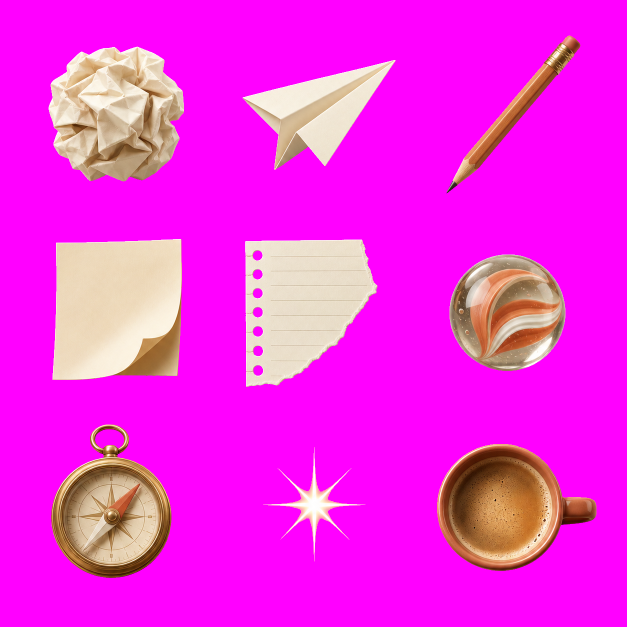
#> input picture source-assets/prop-sheets/01-your-idea-props.png, 1254 x 1254 px (shown at 1/2 size); its folder holds only this picture in this run
$ python extract-intro-props.py
#> lines starting #> are read from the running program, lines starting #| are printed output that depends on the picture
#> in main, sheet is the input picture: PIL image 1254x1254 RGB; mean R, G, B 243.4, 41.8, 228.4
#!/usr/bin/env python3
"""Extract Buildanta intro props from the approved 3x3 chroma-key sheets.

The script is deterministic and intentionally does not depend on hand-tuned
crop coordinates. It:

* splits each source sheet from calculated thirds;
* samples the flat magenta from every cell border;
* removes border-connected chroma plus exact enclosed backdrop holes;
* builds a soft alpha matte and reconstructs/despills edge colours;
* trims, pads, centres, and exports alpha-capable WebP cutouts;
* validates all outputs and writes a QA contact sheet/report outside src/.

Install the pinned dependency, then run from the project root:

    python -m pip install -r scripts/requirements-intro-props.txt
    python scripts/extract-intro-props.py
"""

from __future__ import annotations

import argparse
import hashlib
import json
import math
from collections import deque
from dataclasses import dataclass
from pathlib import Path
from statistics import median
from typing import Iterable, Sequence

from PIL import Image, ImageDraw, ImageFont, ImageOps


PROJECT_ROOT = Path(__file__).resolve().parents[1]
WORKSPACE_ROOT = PROJECT_ROOT.parent
DEFAULT_SOURCE_DIR = PROJECT_ROOT / "source-assets" / "prop-sheets"
DEFAULT_OUTPUT_DIR = PROJECT_ROOT / "src" / "assets" / "intro" / "props"
DEFAULT_QA_DIR = WORKSPACE_ROOT / "outputs" / "qa"


@dataclass(frozen=True)
class Sheet:
    act: str
    filename: str
    names: tuple[str, ...]


SHEETS: tuple[Sheet, ...] = (
    Sheet(
        "idea",
        "01-your-idea-props.png",
        (
            "idea-paper-ball",
            "idea-paper-plane",
            "idea-pencil",
            "idea-sticky-note",
            "idea-notebook-corner",
            "idea-glass-marble",
            "idea-brass-compass",
            "idea-light-spark",
            "idea-coffee-cup",
        ),
    ),
    Sheet(
        "code",
        "02-we-code-props.png",
        (
            "code-keycap-brace",
            "code-keycap-semicolon",
            "code-keycap-slash",
            "code-cursor-bar",
            "code-silicon-chip",
            "code-cable-connector",
            "code-terminal-panel",
            "code-git-branch",
            "code-glass-card-stack",
        ),
    ),
    Sheet(
        "market",
        "03-we-market-props-v2.png",
        (
            "market-bar-chart",
            "market-line-graph",
            "market-pie-segment",
            "market-avatar-card",
            "market-heart-reaction",
            "market-speech-bubble",
            "market-price-tag",
            "market-smartphone-chart",
            "market-shopping-bag",
        ),
    ),
    Sheet(
        "consult",
        "04-we-consult-props.png",
        (
            "consult-clipboard",
            "consult-fountain-pen",
            "consult-spectacles",
            "consult-folded-document",
            "consult-chess-knight",
            "consult-brass-compass",
            "consult-river-stones",
            "consult-coffee-cup",
            "consult-magnifying-glass",
        ),
    ),
)


def sha256(path: Path) -> str:
    digest = hashlib.sha256()
    with path.open("rb") as handle:
        for block in iter(lambda: handle.read(1024 * 1024), b""):
            digest.update(block)
    return digest.hexdigest()


# [38 lines left out: functions percentile, border_pixels, sample_chroma, not called in this run]


def smoothstep(value: float) -> float:
    value = min(1.0, max(0.0, value))
    return value * value * (3.0 - 2.0 * value)


def build_cutout(cell: Image.Image) -> tuple[Image.Image, dict[str, object]]:
    """Return an RGBA cutout and extraction diagnostics for one grid cell."""

    source = cell.convert("RGB")
    width, height = source.size
    pixels = list(source.get_flattened_data())
    chroma, border_noise = sample_chroma(source)

    # The sheets have a flat, saturated-magenta backdrop. The adaptive core
    # threshold handles tiny encoding noise; the wider soft threshold handles
    # antialiasing without accepting solid plum/coral objects as background.
    core = max(10.0, min(28.0, border_noise * 3.0 + 8.0))
    soft = max(176.0, core + 120.0)
    red_floor = max(0, chroma[0] - 116)
    blue_floor = max(0, chroma[2] - 116)
    green_ceiling = min(255, chroma[1] + 184)

    distances = [
        math.sqrt(
            (red - chroma[0]) ** 2
            + (green - chroma[1]) ** 2
            + (blue - chroma[2]) ** 2
        )
        for red, green, blue in pixels
    ]
    candidates = bytearray(
        int(
            distance <= soft
            and red >= red_floor
            and blue >= blue_floor
            and green <= green_ceiling
        )
        for (red, green, blue), distance in zip(pixels, distances)
    )

    # Start with the physical cell border. Exact-chroma seeds elsewhere clear
    # deliberate enclosed backdrop holes (spectacle lenses, tag holes, etc.)
    # without globally deleting merely pink or purple object pixels.
    visited = bytearray(width * height)
    queue: deque[int] = deque()

    # [4 lines left out: function seed, not called in this run]

    for x in range(width):
        seed(x)
        seed((height - 1) * width + x)
    for y in range(height):
        seed(y * width)
        seed(y * width + width - 1)
    for index, distance in enumerate(distances):
        if distance <= core:
            seed(index)

    while queue:
        index = queue.popleft()
        x = index % width
        if index >= width:
            seed(index - width)
        if index < width * (height - 1):
            seed(index + width)
        if x:
            seed(index - 1)
        if x < width - 1:
            seed(index + 1)

    rgba: list[tuple[int, int, int, int]] = []
    partial_count = 0
    transparent_count = 0
    for index, (red, green, blue) in enumerate(pixels):
        if not visited[index]:
            rgba.append((red, green, blue, 255))
            continue

        distance = distances[index]
        if distance <= core:
            rgba.append((0, 0, 0, 0))
            transparent_count += 1
            continue

        alpha_fraction = smoothstep((distance - core) / (soft - core))
        alpha = max(0, min(255, round(alpha_fraction * 255)))
        if alpha <= 1:
            rgba.append((0, 0, 0, 0))
            transparent_count += 1
            continue

        # Reconstruct the foreground colour from its blend over the sampled
        # chroma. This is the despill step and is less destructive to coral,
        # brass, and plum than suppressing red/blue channels globally.
        safe_alpha = max(0.06, alpha / 255.0)
        out_channels = []
        for observed, backdrop in zip((red, green, blue), chroma):
            value = (observed - (1.0 - safe_alpha) * backdrop) / safe_alpha
            out_channels.append(max(0, min(255, round(value))))
        rgba.append((*out_channels, alpha))
        partial_count += 1

    result = Image.new("RGBA", (width, height))
    result.putdata(rgba)
    return result, {
        "sampled_chroma": list(chroma),
        "border_noise_p95": round(border_noise, 3),
        "core_threshold": round(core, 3),
        "soft_threshold": round(soft, 3),
        "background_pixels": transparent_count,
        "soft_edge_pixels": partial_count,
    }


# [290 lines left out: functions remove_stray_components, alpha_bbox, trim_pad_center, largest_component, validate_cutout, make_checkerboard and 2 more, not called in this run]


def split_cell(sheet: Image.Image, index: int) -> Image.Image:
#> called with index = 0
    row, column = divmod(index, 3)
    width, height = sheet.size
#> width = 1254; height = 1254
    left = column * width // 3
#> left = 0
    right = (column + 1) * width // 3
#> right = 418
    top = row * height // 3
#> top = 0
    bottom = (row + 1) * height // 3
#> bottom = 418
    return sheet.crop((left, top, right, bottom))
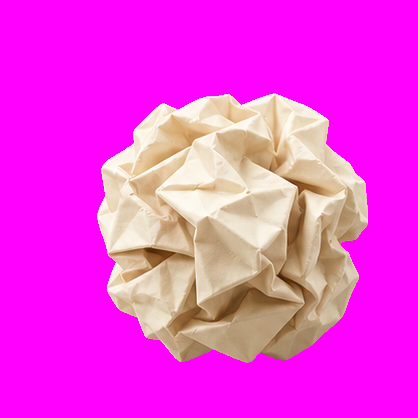
#> returned value: PIL image 418x418 RGB; mean R, G, B 240.2, 61.1, 222.6


def parse_args() -> argparse.Namespace:
    parser = argparse.ArgumentParser(description=__doc__)
    parser.add_argument("--source-dir", type=Path, default=DEFAULT_SOURCE_DIR)
    parser.add_argument("--output-dir", type=Path, default=DEFAULT_OUTPUT_DIR)
    parser.add_argument("--qa-dir", type=Path, default=DEFAULT_QA_DIR)
    parser.add_argument("--max-size", type=int, default=512)
    parser.add_argument("--padding-ratio", type=float, default=0.10)
    parser.add_argument("--quality", type=int, default=92)
    return parser.parse_args()


def main() -> int:
    args = parse_args()
    if not 64 <= args.max_size <= 2048:
        raise SystemExit("--max-size must be between 64 and 2048")
    if not 0.08 <= args.padding_ratio <= 0.12:
        raise SystemExit("--padding-ratio must be between 0.08 and 0.12")
    if not 1 <= args.quality <= 100:
        raise SystemExit("--quality must be between 1 and 100")

    records: list[dict[str, object]] = []
    source_records: list[dict[str, object]] = []

    for sheet_spec in SHEETS:
        source_path = args.source_dir / sheet_spec.filename
        if not source_path.is_file():
            raise FileNotFoundError(f"Missing source sheet: {source_path}")

        sheet = Image.open(source_path).convert("RGB")
        if sheet.width != sheet.height:
            raise ValueError(f"Source sheet must be square: {source_path}")
        source_records.append(
            {
                "act": sheet_spec.act,
                "path": str(source_path.resolve()),
                "dimensions": list(sheet.size),
                "sha256": sha256(source_path),
            }
        )
        act_output = args.output_dir / sheet_spec.act
        act_output.mkdir(parents=True, exist_ok=True)

        for index, name in enumerate(sheet_spec.names):
            cell = split_cell(sheet, index)
            keyed, extraction = build_cutout(cell)
            keyed, component_cleanup = remove_stray_components(keyed)
            extraction["component_cleanup"] = component_cleanup
            finished, geometry = trim_pad_center(
                keyed, args.padding_ratio, args.max_size
            )
            output_path = act_output / f"{name}.webp"
            finished.save(
                output_path,
                "WEBP",
                quality=args.quality,
                method=6,
                exact=True,
            )

            # Validate the encoded file, not merely the pre-save Pillow image.
            encoded = Image.open(output_path).convert("RGBA")
            validation = validate_cutout(encoded)
            record = {
                "act": sheet_spec.act,
                "index": index + 1,
                "name": name,
                "source": str(source_path.resolve()),
                "cell": list(cell.size),
                "output": str(output_path.resolve()),
                "bytes": output_path.stat().st_size,
                "sha256": sha256(output_path),
                "extraction": extraction,
                "geometry": geometry,
                "validation": validation,
            }
            records.append(record)
            state = "PASS" if validation["passed"] else "FAIL"
            print(
                f"[{state}] {sheet_spec.act}/{name}.webp "
                f"{encoded.width}x{encoded.height} "
                f"{output_path.stat().st_size:,} bytes"
            )

    contact_path = args.qa_dir / "intro-props-contact-sheet.webp"
    report_path = args.qa_dir / "intro-props-validation.json"
    make_contact_sheet(records, contact_path)

    failed = [
        {
            "name": record["name"],
            "checks": record["validation"]["checks"],
        }
        for record in records
        if not record["validation"]["passed"]
    ]
    report = {
        "script": str(Path(__file__).resolve()),
        "settings": {
            "max_size": args.max_size,
            "padding_ratio": args.padding_ratio,
            "webp_quality": args.quality,
            "webp_method": 6,
        },
        "sources": source_records,
        "output_directory": str(args.output_dir.resolve()),
        "asset_count": len(records),
        "total_bytes": sum(int(record["bytes"]) for record in records),
        "passed": not failed and len(records) == 36,
        "failed": failed,
        "contact_sheet": str(contact_path.resolve()),
        "assets": records,
    }
    report_path.parent.mkdir(parents=True, exist_ok=True)
    report_path.write_text(json.dumps(report, indent=2) + "\n", encoding="utf-8")

    print(f"\nQA contact sheet: {contact_path.resolve()}")
    print(f"Validation report: {report_path.resolve()}")
    print(
        f"Assets: {len(records)} | "
        f"Total: {report['total_bytes']:,} bytes | "
        f"Status: {'PASS' if report['passed'] else 'FAIL'}"
    )
    return 0 if report["passed"] else 1


if __name__ == "__main__":
#> (the run stopped early here; a loop or call above may not have finished)
